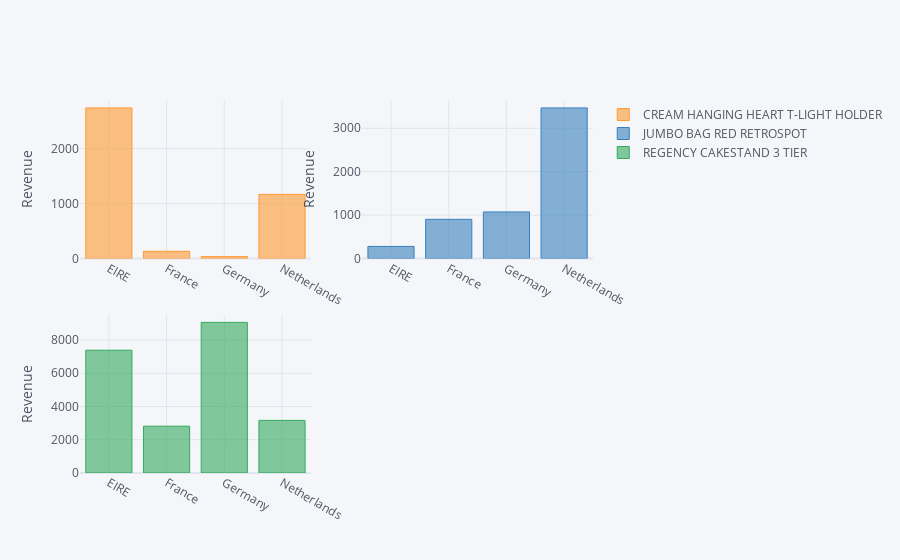

Notebook cell for this chart:
### Code cell
df_5.iplot(kind='bar', 
           
                subplots=True,
           
                yTitle='Revenue')

### Figure 1 — Plotly figure (JSON) as saved in the notebook; plotly's stock layout.template omitted (floating-point values rounded to 4 significant figures)
{"data": [{"marker": {"color": "rgba(255, 153, 51, 0.6)", "line": {"color": "rgba(255, 153, 51, 1.0)", "width": 1}}, "name": "CREAM HANGING HEART T-LIGHT HOLDER", "orientation": "v", "text": "", "type": "bar", "x": ["EIRE", "France", "Germany", "Netherlands"], "xaxis": "x", "y": [2741.0, 131.8, 35.4, 1167], "yaxis": "y"}, {"marker": {"color": "rgba(55, 128, 191, 0.6)", "line": {"color": "rgba(55, 128, 191, 1.0)", "width": 1}}, "name": "JUMBO BAG RED RETROSPOT", "orientation": "v", "text": "", "type": "bar", "x": ["EIRE", "France", "Germany", "Netherlands"], "xaxis": "x2", "y": [278.7, 903.4, 1073.0, 3468], "yaxis": "y2"}, {"marker": {"color": "rgba(50, 171, 96, 0.6)", "line": {"color": "rgba(50, 171, 96, 1.0)", "width": 1}}, "name": "REGENCY CAKESTAND 3 TIER", "orientation": "v", "text": "", "type": "bar", "x": ["EIRE", "France", "Germany", "Netherlands"], "xaxis": "x3", "y": [7389.0, 2817.0, 9062.0, 3166.0], "yaxis": "y3"}], "layout": {"legend": {"bgcolor": "#F5F6F9", "font": {"color": "#4D5663"}}, "paper_bgcolor": "#F5F6F9", "plot_bgcolor": "#F5F6F9", "title": {"font": {"color": "#4D5663"}}, "xaxis": {"anchor": "y", "domain": [0, 0.45], "gridcolor": "#E1E5ED", "showgrid": true, "tickfont": {"color": "#4D5663"}, "title": {"font": {"color": "#4D5663"}, "text": ""}, "zerolinecolor": "#E1E5ED"}, "xaxis2": {"anchor": "y2", "domain": [0.55, 1], "gridcolor": "#E1E5ED", "showgrid": true, "tickfont": {"color": "#4D5663"}, "title": {"font": {"color": "#4D5663"}, "text": ""}, "zerolinecolor": "#E1E5ED"}, "xaxis3": {"anchor": "y3", "domain": [0, 0.45], "gridcolor": "#E1E5ED", "showgrid": true, "tickfont": {"color": "#4D5663"}, "title": {"font": {"color": "#4D5663"}, "text": ""}, "zerolinecolor": "#E1E5ED"}, "yaxis": {"anchor": "x", "domain": [0.575, 1], "gridcolor": "#E1E5ED", "showgrid": true, "tickfont": {"color": "#4D5663"}, "title": {"font": {"color": "#4D5663"}, "text": "Revenue"}, "zerolinecolor": "#E1E5ED"}, "yaxis2": {"anchor": "x2", "domain": [0.575, 1], "gridcolor": "#E1E5ED", "showgrid": true, "tickfont": {"color": "#4D5663"}, "title": {"font": {"color": "#4D5663"}, "text": "Revenue"}, "zerolinecolor": "#E1E5ED"}, "yaxis3": {"anchor": "x3", "domain": [0, 0.425], "gridcolor": "#E1E5ED", "showgrid": true, "tickfont": {"color": "#4D5663"}, "title": {"font": {"color": "#4D5663"}, "text": "Revenue"}, "zerolinecolor": "#E1E5ED"}}}
